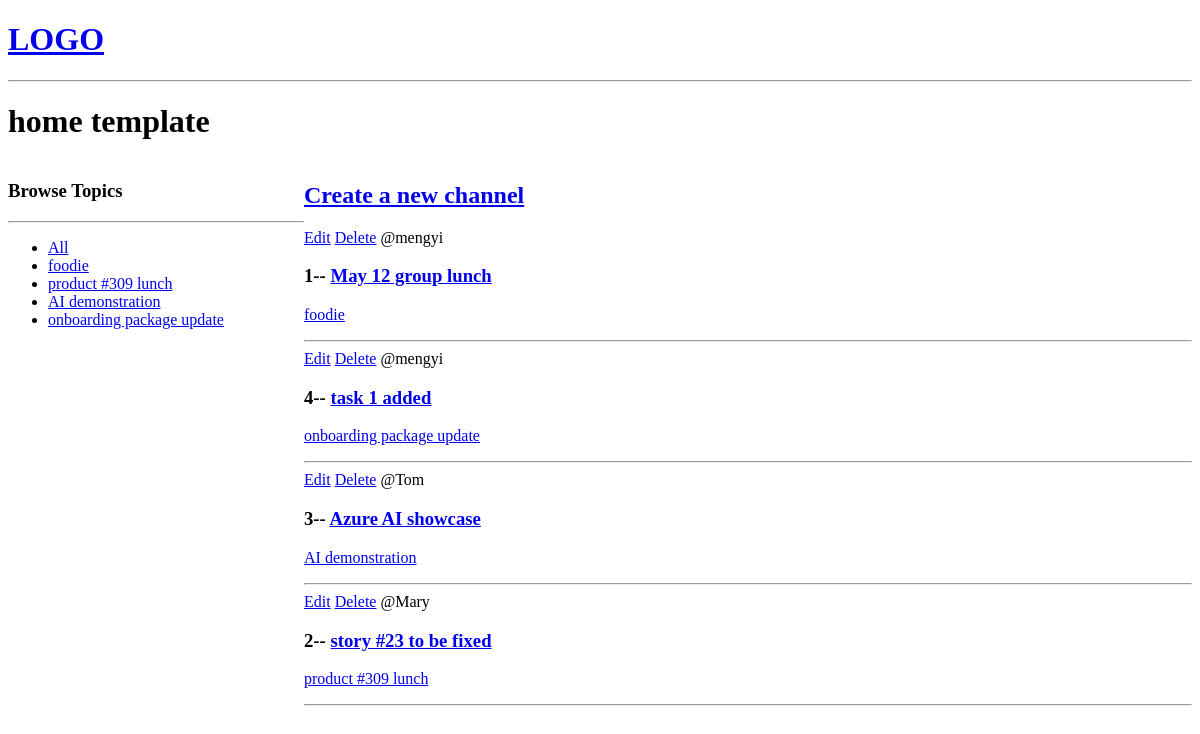
The app's page /, older data.
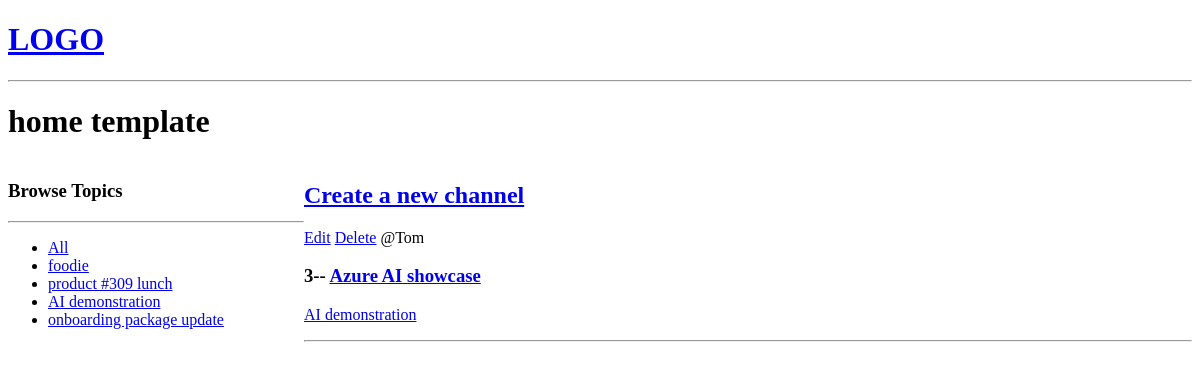
The same page, newer data.
### core/models.py (models this page shows, shortened)
class Topic(models.Model):
    name = models.CharField(max_length=160)

class Channel(models.Model):
    host = models.ForeignKey(User, on_delete=models.CASCADE, null=True)
    topic = models.ForeignKey(Topic, on_delete=models.SET_NULL, null=True)
    name = models.CharField(max_length=160)
    description = models.TextField(blank=True, null=True)
    updated = models.DateTimeField(auto_now=True)
    created = models.DateTimeField(auto_now_add=True)
    class Meta:
        ordering = ['-updated', '-created']

### core/views.py (the view)
# urls.py: path('', views.home, name='home'),
def home(request):
    q = request.GET.get('q') if request.GET.get('q') != None else ''
    channels = Channel.objects.filter(topic__name__icontains=q)
    topics = Topic.objects.all()
    context = {
        'channels': channels,
        'topics': topics
    }
    return render(request, 'core/home.html', context)

### core/templates/core/home.html (shortened to what this page needs)
{% extends "main.html" %}
{% block content %}
<h1>home template</h1>
<div class="home-container">
    <div>
        <h3>Browse Topics</h3>
        <hr>
        <ul>
            <li>
                <a href="{% url 'home' %}">All</a>
            </li>
            {% for topic in topics %}
            <li>
                <a href="{% url 'home' %}?q={{topic.name}}">{{topic.name}}</a>
            </li>
            {% endfor %}
    </div>
    <div>
        <h2><a href="{% url 'create-channel' %}">Create a new channel</a></h2>
        <div>
            {% for channel in channels %}
            <div>
                <a href="{% url 'update-channel' channel.id %}">Edit</a>
                <a href="{% url 'delete-channel' channel.id %}">Delete</a>
                <span>@{{channel.host.username}}</span>
                <h3> {{channel.id}}--
                    <a href="{% url 'channel' channel.id %}">
                        {{channel.name}}
                </h3>
                <p>{{channel.topic.name}}</p>
                <hr>
            </div>
            {% endfor %}
        </div>
    </div>
</div>
{% endblock content %}

### templates/main.html (shortened to what this page needs)
<!DOCTYPE html>
<html lang="en">
<head>
</head>
<body>
    {% include 'navbar.html'%}
    {% block content %}
    {% endblock %}
</body>
</html>

### templates/navbar.html
<a href="/"> <h1>LOGO</h1> </a>
<hr />

### core/templates/core/home.html (style rules this page uses)
.home-container { display: grid; grid-template-columns: 1fr 3fr; }

Row changes from the older to the newer data that the page shows:
removed Channel: host.username "mengyi", id "1", name "May 12 group lunch", topic.name "foodie"
removed Channel: host.username "mengyi", id "4", name "task 1 added", topic.name "onboarding package update"
removed Channel: host.username "Mary", id "2", name "story #23 to be fixed", topic.name "product #309 lunch"
